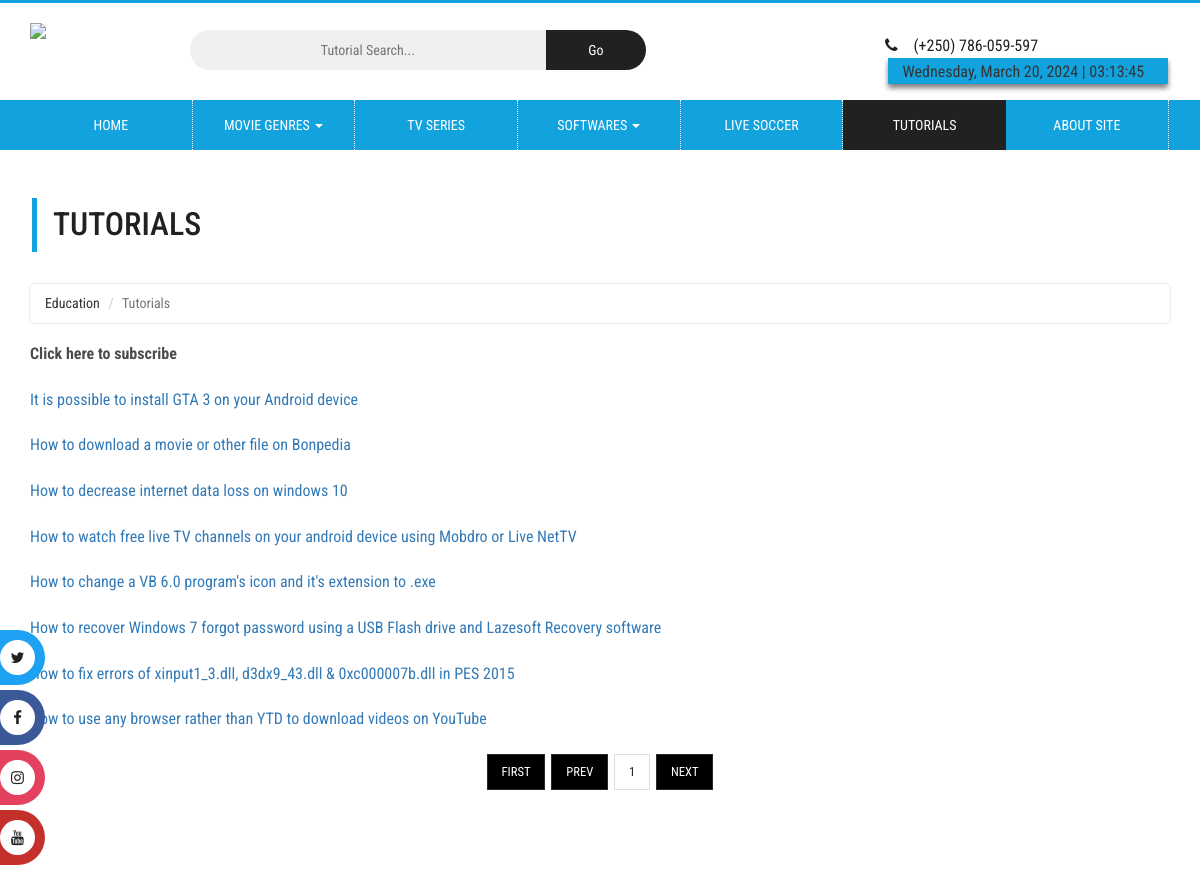
The app's page /other-pages/tutorials.php with its own data.
### tables this page shows
CREATE TABLE `tutorials` (
  `t_id` int(11) NOT NULL,
  `t_name` varchar(250) NOT NULL,
  `t_watch` varchar(1000) NOT NULL
);

### other-pages/tutorials.php (the view, shortened to what this page needs)
<!DOCTYPE html>
<html lang="en">
<head>
<?php
include 'meta-links.php';
?>
</head>
<body onLoad="renderTime();">
<?php
include 'tuto-headernav.php';
?>
<div class="w3l-agile-horror">
            <div class="w3l-medile-movies-grids">
                      <div class="movie-browse-agile">
                        <div class="browse-agile-w3ls general-w3ls">
                                <div class="tittle-head">
                                    <h4 class="latest-text">Tutorials </h4>
                                    <div class="container">
                                        <div class="agileits-single-top">
                                            <ol class="breadcrumb">
                                              <li>Education</li>
                                              <li class="active">Tutorials</li>
                                            </ol>
                                        </div>
                                    </div>
                                </div>
                                <div class="container">
                                <div class="browse-inner-come-agile-w3">
                    <a href="https://www.youtube.com/channel/UC-fBJbQ-qr4JPSgYRJLUmZg?sub_comfirmation=1" style="color: black; opacity: .7;"><b>Click here to subscribe</b></a> <br/><br/>
                   <?php
                    $page = (isset($_GET['page']))?$_GET['page']:'';
                    if ($page==''){
                     $page = "1";
                    }else{
                     $page = $_GET['page'];
                    }
                    $cur_page = $page;
                    $page -= 1;
                    $per_page = 10;
                    $previous_btn = true;
                    $next_btn = true;
                    $first_btn = true;
                    $start = $page * $per_page;
                    $msg = "";
                    $sql = "SELECT * FROM tutorials ORDER BY t_id DESC LIMIT $start, $per_page";
                    $result = mysqli_query($conn, $sql);
                    $queryResults = mysqli_num_rows($result);
                    if ($queryResults > 0) {
                  while ($row = mysqli_fetch_assoc($result)) {
                    echo "<a href='single-tut.php?view_key=".$row['t_id']."'>".$row['t_name']."</a><br/><br/>";
                  }
                  }
                   ?>
                                  </div>
<div class="blog-pagenat-wthree"><ul>
<?php
$query_pag_num = mysqli_query($conn,"SELECT COUNT(*) AS mycount FROM tutorials" ) or die(mysqli_error($this->dblink));
$res = mysqli_fetch_object($query_pag_num);
$count = $res->mycount;
$no_of_paginations = ceil($count / $per_page);
if ($cur_page >= 7) {
    $start_loop = $cur_page - 3;
    if ($no_of_paginations > $cur_page + 3)
        $end_loop = $cur_page + 3;
    else if ($cur_page <= $no_of_paginations && $cur_page > $no_of_paginations - 6) {
        $start_loop = $no_of_paginations - 6;
        $end_loop = $no_of_paginations;
    } else {
        $end_loop = $no_of_paginations;
    }
} else {
    $start_loop = 1;
    if ($no_of_paginations > 7)
        $end_loop = 7;
    else
        $end_loop = $no_of_paginations;
}
if ($first_btn && $cur_page > 1) {
    $msg .= "<li p='1'><a class='frist' href='?page=1'>First</a></li>";
} else if ($first_btn) {
    $msg .= "<li p='1'><a class='frist' href='?page=1'>First</a></li>";
}
if ($previous_btn && $cur_page > 1) {
    $pre = $cur_page - 1;
    $msg .= "<li p='$pre'><a class='frist' href='?page=$pre'>Prev</a></li>";
} else if ($previous_btn) {
    $msg .= "<li><a class='last' href='#'>Prev</a></li>";
}
for ($i = $start_loop; $i <= $end_loop; $i++) {
    if ($cur_page == $i)
        $msg .= "<li p='$i'><a href='?page=$i'>{$i}</a></li>";
    else
        $msg .= "<li p='$i'><a href='?page={$i}'>{$i}</a></li>";
}
if ($next_btn && $cur_page < $no_of_paginations) {
    $nex = $cur_page + 1;
    $msg .= "<li p='$nex'><a class='frist' href='?page=$nex'>Next</a></li>";
} else if ($next_btn) {
    $msg .= "<li ><a class='last' href='#'>Next</a></li>";
}
echo $msg;
 ?>
</ul></div>
    </div>
    </div>
    </div>
</div>
</div>
</body>
</html>

### css/style.css (style rules this page uses)
html, body { font-size: 100%; font-family: 'Roboto Condensed', sans-serif; background:#ffffff; }
ul li,ol li { font-size:14px; }
h1,h2,h3,h4,h5,h6,a { font-family: 'Roboto Condensed', sans-serif; margin:0; }
ul,label { margin:0; padding:0; }
ol { margin-bottom: 44px; }
@media (max-width:1280px) { h4.latest-text { margin-left: 1em !important; } }

### css/contactstyle.css (style rules this page uses)
html, body { font-size: 100%; font-family: 'Roboto Condensed', sans-serif; background:#ffffff; }
ul li,ol li { font-size:14px; }
h1,h2,h3,h4,h5,h6,a { font-family: 'Roboto Condensed', sans-serif; margin:0; }
ul,label { margin:0; padding:0; }

### css/faqstyle.css (style rules this page uses)
html, body { font-size: 100%; font-family: 'Roboto Condensed', sans-serif; background:#ffffff; }
ul li,ol li { font-size:14px; }
h1,h2,h3,h4,h5,h6,a { font-family: 'Roboto Condensed', sans-serif; margin:0; }
ul,label { margin:0; padding:0; }

### css/single.css (style rules this page uses)
html, body { font-size: 100%; font-family: 'Roboto Condensed', sans-serif; }

### css/medile.css (style rules this page uses)
html, body { font-size: 100%; font-family: 'Roboto Condensed', sans-serif; background:#ffffff; margin: 0; }
p,ul li,ol li { margin:0; font-size:14px; }
h1,h2,h3,h4,h5,h6 { margin:0; }
ul,label { margin:0; padding:0; }
.browse-agile-w3ls { padding: 2em 0; }
.browse-agile-w3ls.general-w3ls { padding: 0; }
.w3l-agile-horror,.general-agileits-w3l,.single-page-agile-main,.wthree-comedy { padding:3em 0; }
h4.latest-text { border-left: 5px solid #12a3df; font-size: 2em; color: #212121; text-transform: uppercase; margin-bottom: 1em; padding: 0.3em 0.5em; margin-left: 3em; }
.breadcrumb { background: #ffffff; box-shadow: 0px 0 2px #C1C1C1 !important; -o-box-shadow: 0px 0 2px #C1C1C1 !important; -moz-box-shadow: 0px 0 2px #C1C1C1 !important; -ms-box-shadow: 0px 0 2px #C1C1C1 !important; }
.blog-pagenat-wthree { text-align: center; margin: 0em 0 2em 0; }
.blog-pagenat-wthree ul li { display: inline-block; list-style: none; }
.blog-pagenat-wthree ul li a { display: block; background: #fff; padding: 8px 1.1em; font-size: 0.9em; text-transform: uppercase; color: #222; font-weight: 400; display: inline-block; margin-top: 1em; text-decoration: none; border: 1px solid #ddd; margin: 0 3px 0 3px; font-family: 'Roboto Condensed', sans-serif; }
.blog-pagenat-wthree ul li a.frist,.blog-pagenat-wthree ul li a.last { background: #000; color: #fff; border: 1px solid #29292A; }

### news-css/news.css (style rules this page uses)
body a { transition: 0.5s all; -webkit-transition: 0.5s all; -o-transition: 0.5s all; -moz-transition: 0.5s all; -ms-transition: 0.5s all; }
html, body { font-size: 100%; font-family: 'Roboto Condensed', sans-serif; background: #FFFFFF; }
.breadcrumb { background:#ffffff; box-shadow: 0px 0 2px #C1C1C1 !important; -o-box-shadow: 0px 0 2px #C1C1C1 !important; -moz-box-shadow: 0px 0 2px #C1C1C1 !important; -ms-box-shadow: 0px 0 2px #C1C1C1 !important; }

### list-css/list.css (style rules this page uses)
body a { transition: 0.5s all; -webkit-transition: 0.5s all; -o-transition: 0.5s all; -moz-transition: 0.5s all; -ms-transition: 0.5s all; }
html, body { font-size: 100%; font-family: 'Roboto Condensed', sans-serif; background: #FFF; }

### records on screen
tutorials: t_name "It is possible to install GTA 3 on your Android device"
tutorials: t_name "How to download a movie or other file on Bonpedia"
tutorials: t_name "How to decrease internet data loss on windows 10"
tutorials: t_name "How to watch free live TV channels on your android device using Mobdro or Live NetTV"
tutorials: t_name "How to change a VB 6.0 program's icon and it's extension to .exe"
tutorials: t_name "How to recover Windows 7 forgot password using a USB Flash drive and Lazesoft Recovery software"
tutorials: t_name "How to fix errors of xinput1_3.dll, d3dx9_43.dll & 0xc000007b.dll in PES 2015"
tutorials: t_name "How to use any browser rather than YTD to download videos on YouTube"
